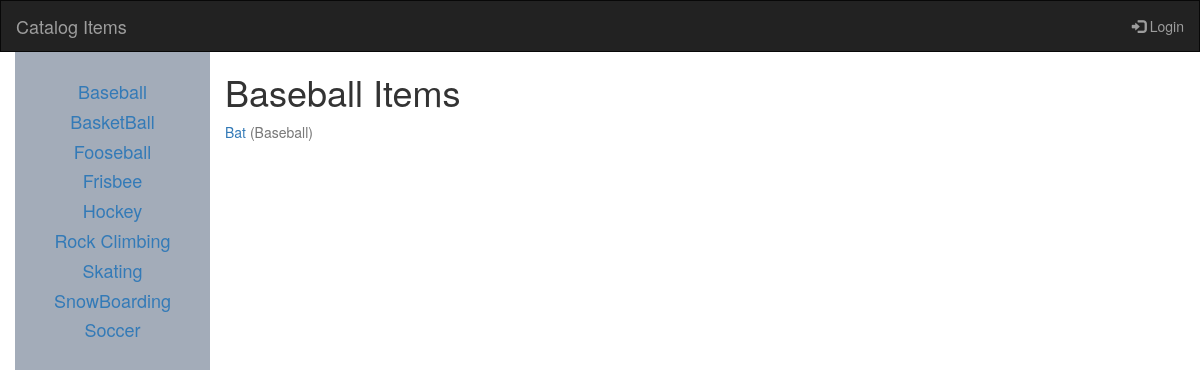
The app's page /catalog/Baseball/items/, older data.
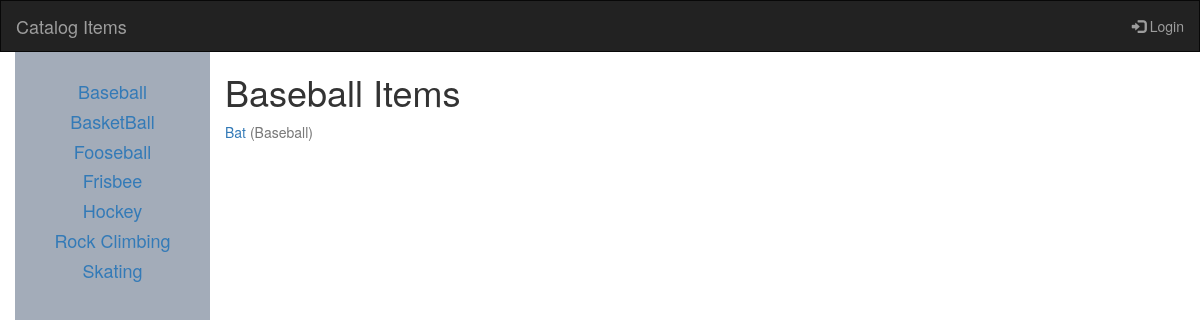
The same page, newer data.
### database_setup.py (models this page shows, shortened)
class Catalog(Base):
    __tablename__ = 'catalog'
    id = Column(Integer, primary_key=True)
    name = Column(String(250), nullable=False)

class CatalogItem(Base):
    __tablename__ = 'catalog_item'
    name = Column(String(80), nullable=False, unique=True)
    id = Column(Integer, primary_key=True)
    description = Column(String(250))
    picture_name = Column(String(500))
    catalog_id = Column(Integer, ForeignKey('catalog.id'))
    catalog = relationship(Catalog, backref=backref("items", cascade="all,delete"))
    user_id = Column(Integer, ForeignKey('user.id'))
    user = relationship(User, backref=backref("items", cascade="all,delete"))

### project.py (the view)
@app.route('/catalog/<string:catalog_name>/')
@app.route('/catalog/<string:catalog_name>/items/')
def showitems(catalog_name):
    print catalog_name
    catalog = session.query(Catalog).filter_by(name=catalog_name).one()
    catalogs = session.query(Catalog).order_by(asc(Catalog.name))
    items = session.query(CatalogItem).filter_by(
        catalog_id=catalog.id).all()
    return render_template('catalog.html', items=items, catalogs=catalogs)

### templates/catalog.html (shortened to what this page needs)
{% extends "main.html" %}
{% block content %}
<div class="container text-center">
  <div class="row content">
    <div class="col-md-2 sidenav">
      {% for catalog in catalogs %}
      <h4><a href="{{url_for('showitems', catalog_name = catalog.name)}}">{{catalog.name}}</a></h4>
      {% endfor %}
    </div>
    <div class="col-md-10 text-left">
      <h1>{{items[0].catalog.name}} Items</h1>
      {% for item in items %}
      <p ><a href="{{url_for('showitem', catalog_name = item.catalog.name, item_name = item.name)}}">{{item.name}}  <span class="text-muted">({{item.catalog.name}})</span> </a></p>
      {% endfor %}
    </div>
  </div>
</div>
{% endblock %}

Row changes from the older to the newer data that the page shows:
removed Catalog: name "SnowBoarding"
removed Catalog: name "Soccer"
